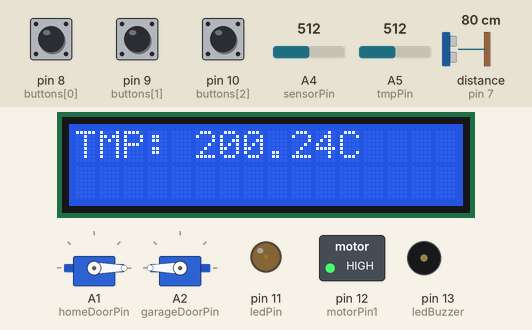
Bench run of a sketch on a simulated Arduino Uno, built with avr-gcc and run on an emulated ATmega328P. Shown: 16×2 character LCD, 2 × servo, switched loads named in the sketch (green lamp = pin HIGH), output pins drawn as LEDs (lit = HIGH), buzzer (waves = sounding, pin HIGH). Wiring (inferred from the names in the program): ultrasonic range finder: trigger pin 6; echo pin 7. Inputs (shaded band) come from the test bench; at power-on: pin 8 (buttons[0]) LOW, A5 (tmpPin) = 512, pin 9 (buttons[1]) LOW, pin 10 (buttons[2]) LOW, A4 (sensorPin) = 512, distance to the obstacle (sensor on pin 7) 80 cm. The echo pulse lasts 58.3 µs per cm; pins used as bus, display or sensor lines are not drawn.

Above: at 1.2 s.
1.3 s: pin 8 (buttons[0]) pulled HIGH for 1 s
At 2.2 s:
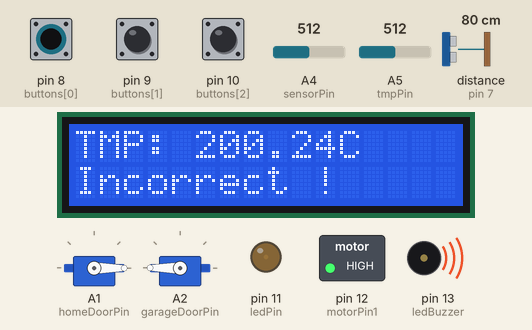
3.8 s: A5 (tmpPin) set to 189
At 5.2 s:
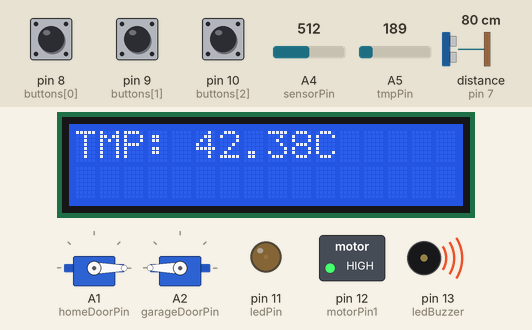
5.5 s: A5 (tmpPin) set to 171
At 6.7 s:
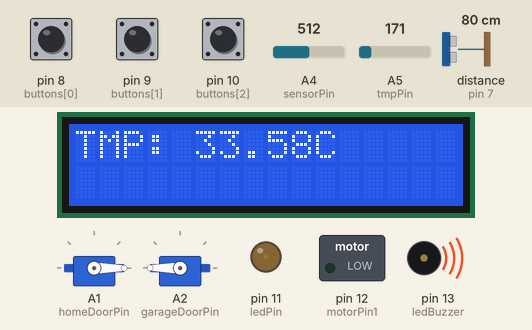
7.0 s: A5 (tmpPin) set to 130
At 8.2 s:
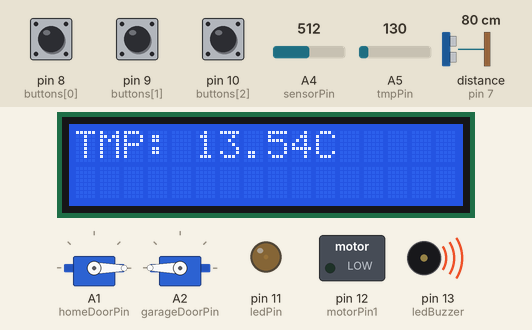
8.5 s: A5 (tmpPin) set to 112
At 9.6 s:
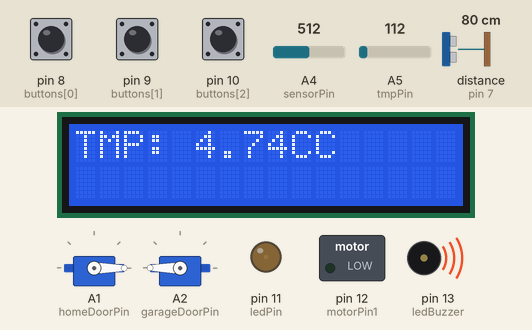
10.0 s: pin 9 (buttons[1]) pulled HIGH for 0.15 s
At 10.12 s:
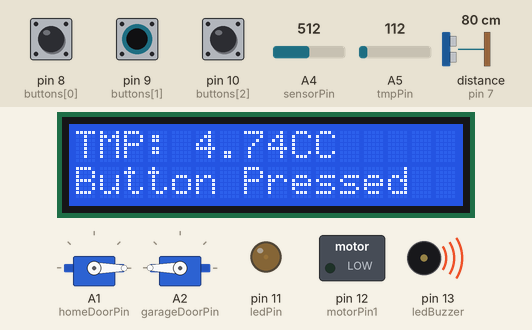
Timing chart, 0 to 12.7 s (numbered marks = the images above; inputs shaded):
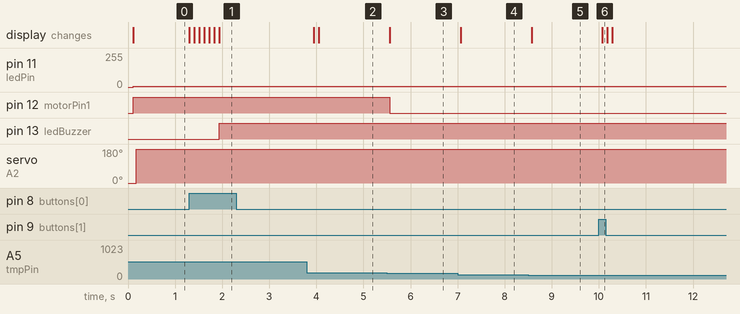

The sketch:

code.ino
```cpp
#include <LiquidCrystal.h>
#include <Servo.h>

// Defining LCD Object
LiquidCrystal lcd{4, 5, 0, 1, 2, 3};

// Weather & Fan
int motorPin1 = 12;
int tmpPin = A5;
float tmpValue;

// Save Energy
int ledValue, ledPin = 11;
int sensorValue, sensorPin = A4;
float value;
unsigned long res;

// Doors & Pattern
Servo homeDoor;
int homeDoorPin = A1;
const int patternElements = 3;
int buttons[3] = {8, 9, 10};
int pattern[patternElements] = {0, 1, 2};
int pressed[patternElements] = {-1, -1, -1};
int elements = 0;
bool patternIsCorrect = true;
int ledBuzzer = 13;

//int btnValue;

// Garage Door
Servo garageDoor;
int garageDoorPin = A2;
int trigPin = 6, echoPin = 7;
float distance;

// Functions
float getTMP(int pin)
{
  int TMPValue = analogRead(pin);
  float mv = TMPValue / 1023.0;
  mv *= 5;
  mv -= .5;
  mv *= 1000;
  float cl = mv / 10;
  delay(50);
  return cl;
}

void autoLed(int sensorPin, int ledPin)
{
  sensorValue = analogRead(sensorPin);
  value = (sensorValue / 1023.0)*5.0;
  res = (1000 * value) / (5 - value);
  ledValue = map(res, 506, 16950, 0, 255);
  analogWrite(ledPin, ledValue);
}

float getDistance(int trigPin, int echoPin)
{
  float duration, distance;
  digitalWrite(trigPin, LOW);
  delayMicroseconds(5);
  digitalWrite(trigPin, HIGH);
  delayMicroseconds(5);
  digitalWrite(trigPin, LOW);
  duration = pulseIn(echoPin, HIGH);
  distance = duration / 29 / 2;
  delay(50);
  return distance;
}

void setup()
{

  lcd.begin(16, 2);

  // Weather & Fan
  pinMode(tmpPin, INPUT);
  pinMode(motorPin1, OUTPUT);


  // Save Energy
  pinMode(sensorPin, INPUT);
  pinMode(ledPin, OUTPUT) ;

  // Doors & Pattern
  pinMode(ledBuzzer, OUTPUT);

  for (int i = 0; i < 3; i++)
  {
    pinMode(buttons[i], INPUT);
  }

  homeDoor.attach(homeDoorPin);
  homeDoor.write(0);

  // Garage Door
  pinMode (trigPin, OUTPUT);
  pinMode (echoPin, INPUT);

  garageDoor.attach(garageDoorPin);
  garageDoor.write(0);
}

void loop()
{
  lcd.setCursor(0,0);

  // Weather & Fan
  tmpValue = getTMP(tmpPin);
  lcd.print("TMP: " + String(tmpValue) + "C");

  if (tmpValue > 38)
  {
    digitalWrite(motorPin1,HIGH);
  }
  else
  {
    digitalWrite(motorPin1,LOW);
  }

  // Save Energy
  autoLed(sensorPin, ledPin);

  // Doors & Pattern
  lcd.setCursor(0, 1);

  if(elements < patternElements)
  {
    if (digitalRead(buttons[0]) == 1)
    {
      pressed[elements] = 0;
      elements++;
      lcd.print("Button Pressed");
      delay(100);
      lcd.clear();
    }
    else if (digitalRead(buttons[1]) == 1)
    {
      pressed[elements] = 1;
      elements++;
      lcd.print("Button Pressed");
      delay(100);
      lcd.clear();
    }
    else if (digitalRead(buttons[2]) == 1)
    {
      pressed[elements] = 2;
      elements++;
      lcd.print("Button Pressed");
      delay(100);
      lcd.clear();
    }
  }
  else if(elements == patternElements)
  {
    for (int i = 0; i < patternElements; i++)
    {
      patternIsCorrect = patternIsCorrect && pattern[i] == pressed[i];
    }

    lcd.setCursor(0, 1);

    if (patternIsCorrect == 1)
    {
      lcd.print("Correct !");
      homeDoor.write(180);
      digitalWrite(ledBuzzer, LOW);
    }
    else
    {
    lcd.print("Incorrect !");
    digitalWrite(ledBuzzer, HIGH);
    }

    elements = 0;
    delay(2000);
    homeDoor.write(0);
    lcd.clear();
    patternIsCorrect = true;

  }

  // Garage Door
  distance = getDistance(trigPin, echoPin);
  if(distance <= 200)
      garageDoor.write(180);

  else
    garageDoor.write(0);
}
```

Measured:
- the behaviour switches between 181 and 180 on A5 (tmpPin) (found by bisection; images 2 and 3)
- the behaviour switches between 123 and 122 on A5 (tmpPin) (found by bisection; images 4 and 5)
- after the input at 1.3 s, pin 13 (ledBuzzer): LOW → HIGH after 0.64 s; the display: first changes at once (image 1 shows a later state)
- after the input at 5.5 s, pin 12 (motorPin1): HIGH → LOW after 0.05 s; the display: changes after 0.06 s (image 3)
- after the input at 7.0 s, the display: changes after 0.06 s (image 4)
- after the input at 8.5 s, the display: changes after 0.07 s (image 5)
- after the input at 10.0 s, the display: changes after 0.08 s (image 6)
